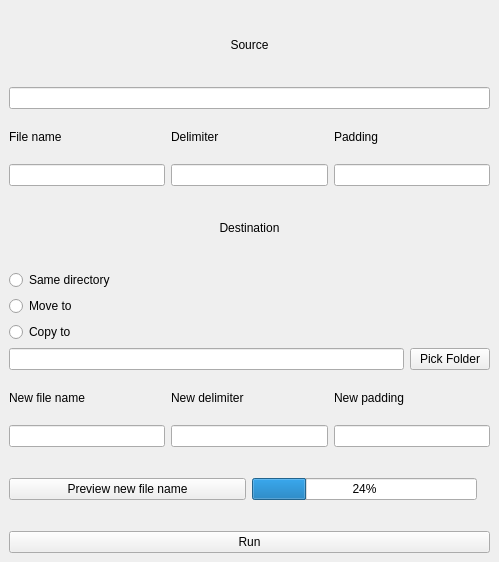
<?xml version="1.0" encoding="UTF-8"?>
<ui version="4.0">
 <class>MainWindow</class>
 <widget class="QMainWindow" name="MainWindow">
  <property name="geometry">
   <rect>
    <x>0</x>
    <y>0</y>
    <width>499</width>
    <height>562</height>
   </rect>
  </property>
  <property name="windowTitle">
   <string>MainWindow</string>
  </property>
  <widget class="QWidget" name="MainLayout">
   <property name="enabled">
    <bool>true</bool>
   </property>
   <property name="minimumSize">
    <size>
     <width>392</width>
     <height>0</height>
    </size>
   </property>
   <property name="acceptDrops">
    <bool>false</bool>
   </property>
   <layout class="QVBoxLayout" name="verticalLayout">
    <item>
     <widget class="QLabel" name="LBL_Source">
      <property name="text">
       <string>Source</string>
      </property>
      <property name="alignment">
       <set>Qt::AlignCenter</set>
      </property>
     </widget>
    </item>
    <item>
     <widget class="QLineEdit" name="TXT_SourceFile"/>
    </item>
    <item>
     <layout class="QHBoxLayout" name="SourceLayout">
      <item>
       <layout class="QVBoxLayout" name="verticalLayout_2">
        <item>
         <widget class="QLabel" name="LBL_FileName">
          <property name="text">
           <string>File name</string>
          </property>
         </widget>
        </item>
        <item>
         <widget class="QLineEdit" name="TXT_SrcFileName"/>
        </item>
       </layout>
      </item>
      <item>
       <layout class="QVBoxLayout" name="verticalLayout_7">
        <item>
         <widget class="QLabel" name="LBL_Delimiter">
          <property name="text">
           <string>Delimiter</string>
          </property>
         </widget>
        </item>
        <item>
         <widget class="QLineEdit" name="TXT_SrcDelimiter"/>
        </item>
       </layout>
      </item>
      <item>
       <layout class="QVBoxLayout" name="verticalLayout_3">
        <item>
         <widget class="QLabel" name="LBL_Padding">
          <property name="text">
           <string>Padding</string>
          </property>
         </widget>
        </item>
        <item>
         <widget class="QLineEdit" name="TXT_SrcPadding"/>
        </item>
       </layout>
      </item>
     </layout>
    </item>
    <item>
     <widget class="QLabel" name="LBL_Destination">
      <property name="text">
       <string>Destination</string>
      </property>
      <property name="alignment">
       <set>Qt::AlignCenter</set>
      </property>
     </widget>
    </item>
    <item>
     <layout class="QHBoxLayout" name="DestinatioLayout">
      <item>
       <layout class="QGridLayout" name="gridLayout">
        <property name="sizeConstraint">
         <enum>QLayout::SetDefaultConstraint</enum>
        </property>
        <item row="1" column="0">
         <widget class="QRadioButton" name="RDO_Move">
          <property name="text">
           <string>Move to</string>
          </property>
         </widget>
        </item>
        <item row="2" column="0">
         <widget class="QRadioButton" name="RDO_Copy">
          <property name="text">
           <string>Copy to</string>
          </property>
         </widget>
        </item>
        <item row="0" column="0" alignment="Qt::AlignLeft|Qt::AlignTop">
         <widget class="QRadioButton" name="RDO_SameDir">
          <property name="text">
           <string>Same directory</string>
          </property>
         </widget>
        </item>
       </layout>
      </item>
      <item>
       <spacer name="horizontalSpacer">
        <property name="orientation">
         <enum>Qt::Horizontal</enum>
        </property>
        <property name="sizeHint" stdset="0">
         <size>
          <width>40</width>
          <height>20</height>
         </size>
        </property>
       </spacer>
      </item>
     </layout>
    </item>
    <item>
     <layout class="QHBoxLayout" name="horizontalLayout_3">
      <item>
       <widget class="QLineEdit" name="TXT_PickFdr">
        <property name="sizePolicy">
         <sizepolicy hsizetype="Preferred" vsizetype="Fixed">
          <horstretch>0</horstretch>
          <verstretch>0</verstretch>
         </sizepolicy>
        </property>
        <property name="minimumSize">
         <size>
          <width>350</width>
          <height>0</height>
         </size>
        </property>
        <property name="baseSize">
         <size>
          <width>500</width>
          <height>0</height>
         </size>
        </property>
        <property name="contextMenuPolicy">
         <enum>Qt::PreventContextMenu</enum>
        </property>
        <property name="layoutDirection">
         <enum>Qt::LeftToRight</enum>
        </property>
        <property name="alignment">
         <set>Qt::AlignLeading|Qt::AlignLeft|Qt::AlignVCenter</set>
        </property>
       </widget>
      </item>
      <item>
       <widget class="QPushButton" name="BTN_PickFdr">
        <property name="sizePolicy">
         <sizepolicy hsizetype="Fixed" vsizetype="Fixed">
          <horstretch>0</horstretch>
          <verstretch>0</verstretch>
         </sizepolicy>
        </property>
        <property name="layoutDirection">
         <enum>Qt::LeftToRight</enum>
        </property>
        <property name="text">
         <string>Pick Folder</string>
        </property>
       </widget>
      </item>
     </layout>
    </item>
    <item>
     <layout class="QHBoxLayout" name="DesitinationLayout_2">
      <item>
       <layout class="QVBoxLayout" name="verticalLayout_4">
        <item>
         <widget class="QLabel" name="LBL_NewFileName">
          <property name="text">
           <string>New file name</string>
          </property>
         </widget>
        </item>
        <item>
         <widget class="QLineEdit" name="TXT_NewFileName"/>
        </item>
       </layout>
      </item>
      <item>
       <layout class="QVBoxLayout" name="verticalLayout_6">
        <item>
         <widget class="QLabel" name="LBL_New_Delimiter">
          <property name="text">
           <string>New delimiter</string>
          </property>
         </widget>
        </item>
        <item>
         <widget class="QLineEdit" name="TXT_NewDelimiter"/>
        </item>
       </layout>
      </item>
      <item>
       <layout class="QVBoxLayout" name="verticalLayout_9">
        <item>
         <widget class="QLabel" name="LBL_NewPadding">
          <property name="text">
           <string>New padding</string>
          </property>
         </widget>
        </item>
        <item>
         <widget class="QLineEdit" name="TXT_NewPadding"/>
        </item>
       </layout>
      </item>
     </layout>
    </item>
    <item>
     <layout class="QHBoxLayout" name="horizontalLayout_2">
      <item alignment="Qt::AlignLeft">
       <widget class="QPushButton" name="BTN_Preview">
        <property name="minimumSize">
         <size>
          <width>237</width>
          <height>0</height>
         </size>
        </property>
        <property name="text">
         <string>Preview new file name</string>
        </property>
       </widget>
      </item>
      <item>
       <widget class="QProgressBar" name="PGB_ProgressBar">
        <property name="value">
         <number>24</number>
        </property>
       </widget>
      </item>
      <item>
       <widget class="QLabel" name="LBL_NewFile">
        <property name="text">
         <string/>
        </property>
       </widget>
      </item>
     </layout>
    </item>
    <item>
     <layout class="QHBoxLayout" name="horizontalLayout">
      <item>
       <widget class="QPushButton" name="BTN_Run">
        <property name="text">
         <string>Run</string>
        </property>
       </widget>
      </item>
     </layout>
    </item>
   </layout>
  </widget>
 </widget>
 <resources/>
 <connections/>
</ui>
